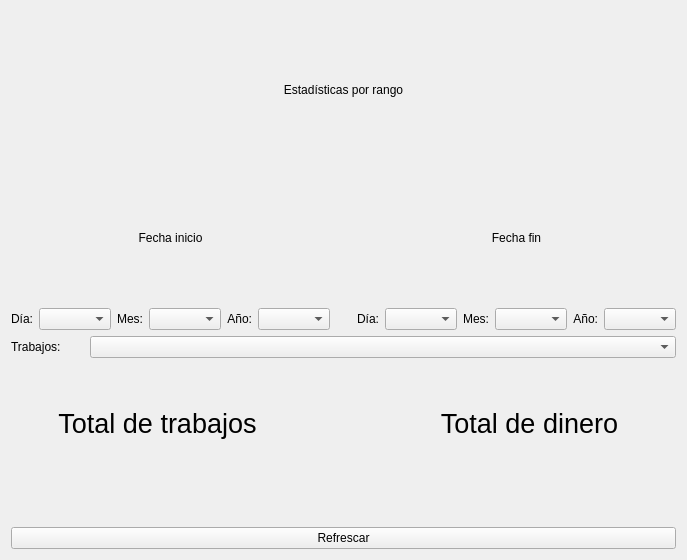
<?xml version="1.0" encoding="UTF-8"?>
<ui version="4.0">
 <class>StatsPerRango</class>
 <widget class="QWidget" name="StatsPerRango">
  <property name="geometry">
   <rect>
    <x>0</x>
    <y>0</y>
    <width>687</width>
    <height>560</height>
   </rect>
  </property>
  <property name="windowTitle">
   <string>Form</string>
  </property>
  <layout class="QVBoxLayout" name="verticalLayout_5">
   <item>
    <widget class="QLabel" name="label">
     <property name="text">
      <string>Estadísticas por rango</string>
     </property>
     <property name="alignment">
      <set>Qt::AlignCenter</set>
     </property>
    </widget>
   </item>
   <item>
    <layout class="QHBoxLayout" name="horizontalLayout_10" stretch="4,1,4">
     <item>
      <layout class="QVBoxLayout" name="verticalLayout_3">
       <item>
        <widget class="QLabel" name="label_7">
         <property name="text">
          <string>Fecha inicio</string>
         </property>
         <property name="alignment">
          <set>Qt::AlignCenter</set>
         </property>
        </widget>
       </item>
       <item>
        <layout class="QHBoxLayout" name="horizontalLayout_4">
         <item>
          <layout class="QHBoxLayout" name="horizontalLayout" stretch="1,8">
           <item>
            <widget class="QLabel" name="label_2">
             <property name="text">
              <string>Día:</string>
             </property>
             <property name="alignment">
              <set>Qt::AlignRight|Qt::AlignTrailing|Qt::AlignVCenter</set>
             </property>
            </widget>
           </item>
           <item>
            <widget class="QComboBox" name="cb_dia_inicio"/>
           </item>
          </layout>
         </item>
         <item>
          <layout class="QHBoxLayout" name="horizontalLayout_2" stretch="1,8">
           <item>
            <widget class="QLabel" name="label_3">
             <property name="text">
              <string>Mes:</string>
             </property>
             <property name="alignment">
              <set>Qt::AlignRight|Qt::AlignTrailing|Qt::AlignVCenter</set>
             </property>
            </widget>
           </item>
           <item>
            <widget class="QComboBox" name="cb_mes_inicio"/>
           </item>
          </layout>
         </item>
         <item>
          <layout class="QHBoxLayout" name="horizontalLayout_3" stretch="1,8">
           <item>
            <widget class="QLabel" name="label_4">
             <property name="text">
              <string>Año:</string>
             </property>
             <property name="alignment">
              <set>Qt::AlignRight|Qt::AlignTrailing|Qt::AlignVCenter</set>
             </property>
            </widget>
           </item>
           <item>
            <widget class="QComboBox" name="cb_anio_inicio"/>
           </item>
          </layout>
         </item>
        </layout>
       </item>
      </layout>
     </item>
     <item>
      <spacer name="horizontalSpacer_2">
       <property name="orientation">
        <enum>Qt::Horizontal</enum>
       </property>
       <property name="sizeHint" stdset="0">
        <size>
         <width>40</width>
         <height>20</height>
        </size>
       </property>
      </spacer>
     </item>
     <item>
      <layout class="QVBoxLayout" name="verticalLayout_4">
       <item>
        <widget class="QLabel" name="label_8">
         <property name="text">
          <string>Fecha fin</string>
         </property>
         <property name="alignment">
          <set>Qt::AlignCenter</set>
         </property>
        </widget>
       </item>
       <item>
        <layout class="QHBoxLayout" name="horizontalLayout_6">
         <item>
          <layout class="QHBoxLayout" name="horizontalLayout_7" stretch="1,8">
           <item>
            <widget class="QLabel" name="label_9">
             <property name="text">
              <string>Día:</string>
             </property>
             <property name="alignment">
              <set>Qt::AlignRight|Qt::AlignTrailing|Qt::AlignVCenter</set>
             </property>
            </widget>
           </item>
           <item>
            <widget class="QComboBox" name="cb_dia_fin"/>
           </item>
          </layout>
         </item>
         <item>
          <layout class="QHBoxLayout" name="horizontalLayout_8" stretch="1,8">
           <item>
            <widget class="QLabel" name="label_10">
             <property name="text">
              <string>Mes:</string>
             </property>
             <property name="alignment">
              <set>Qt::AlignRight|Qt::AlignTrailing|Qt::AlignVCenter</set>
             </property>
            </widget>
           </item>
           <item>
            <widget class="QComboBox" name="cb_mes_fin"/>
           </item>
          </layout>
         </item>
         <item>
          <layout class="QHBoxLayout" name="horizontalLayout_9" stretch="1,8">
           <item>
            <widget class="QLabel" name="label_11">
             <property name="text">
              <string>Año:</string>
             </property>
             <property name="alignment">
              <set>Qt::AlignRight|Qt::AlignTrailing|Qt::AlignVCenter</set>
             </property>
            </widget>
           </item>
           <item>
            <widget class="QComboBox" name="cb_anio_fin"/>
           </item>
          </layout>
         </item>
        </layout>
       </item>
      </layout>
     </item>
    </layout>
   </item>
   <item>
    <layout class="QHBoxLayout" name="horizontalLayout_11" stretch="1,8">
     <item>
      <widget class="QLabel" name="label_12">
       <property name="layoutDirection">
        <enum>Qt::LeftToRight</enum>
       </property>
       <property name="text">
        <string>Trabajos: </string>
       </property>
      </widget>
     </item>
     <item>
      <widget class="QComboBox" name="cb_trabajos">
       <property name="placeholderText">
        <string>Todos</string>
       </property>
      </widget>
     </item>
    </layout>
   </item>
   <item>
    <layout class="QHBoxLayout" name="horizontalLayout_5" stretch="4,1,4">
     <item>
      <layout class="QVBoxLayout" name="verticalLayout">
       <property name="spacing">
        <number>7</number>
       </property>
       <item>
        <widget class="QLabel" name="label_5">
         <property name="font">
          <font>
           <pointsize>20</pointsize>
          </font>
         </property>
         <property name="text">
          <string>Total de trabajos</string>
         </property>
         <property name="alignment">
          <set>Qt::AlignBottom|Qt::AlignHCenter</set>
         </property>
        </widget>
       </item>
       <item>
        <widget class="QLabel" name="t_trabajos">
         <property name="font">
          <font>
           <pointsize>20</pointsize>
          </font>
         </property>
         <property name="text">
          <string/>
         </property>
         <property name="alignment">
          <set>Qt::AlignHCenter|Qt::AlignTop</set>
         </property>
        </widget>
       </item>
      </layout>
     </item>
     <item>
      <spacer name="horizontalSpacer">
       <property name="orientation">
        <enum>Qt::Horizontal</enum>
       </property>
       <property name="sizeHint" stdset="0">
        <size>
         <width>40</width>
         <height>20</height>
        </size>
       </property>
      </spacer>
     </item>
     <item>
      <layout class="QVBoxLayout" name="verticalLayout_2">
       <property name="spacing">
        <number>7</number>
       </property>
       <item>
        <widget class="QLabel" name="label_6">
         <property name="font">
          <font>
           <pointsize>20</pointsize>
          </font>
         </property>
         <property name="text">
          <string>Total de dinero</string>
         </property>
         <property name="alignment">
          <set>Qt::AlignBottom|Qt::AlignHCenter</set>
         </property>
        </widget>
       </item>
       <item>
        <widget class="QLabel" name="t_cash">
         <property name="font">
          <font>
           <pointsize>20</pointsize>
          </font>
         </property>
         <property name="text">
          <string/>
         </property>
         <property name="alignment">
          <set>Qt::AlignHCenter|Qt::AlignTop</set>
         </property>
        </widget>
       </item>
      </layout>
     </item>
    </layout>
   </item>
   <item>
    <widget class="QPushButton" name="bt_refresh">
     <property name="cursor">
      <cursorShape>PointingHandCursor</cursorShape>
     </property>
     <property name="text">
      <string>Refrescar</string>
     </property>
     <property name="icon">
      <iconset>
       <normaloff>images/refresh.svg</normaloff>images/refresh.svg</iconset>
     </property>
     <property name="iconSize">
      <size>
       <width>35</width>
       <height>35</height>
      </size>
     </property>
    </widget>
   </item>
  </layout>
 </widget>
 <resources/>
 <connections/>
</ui>
